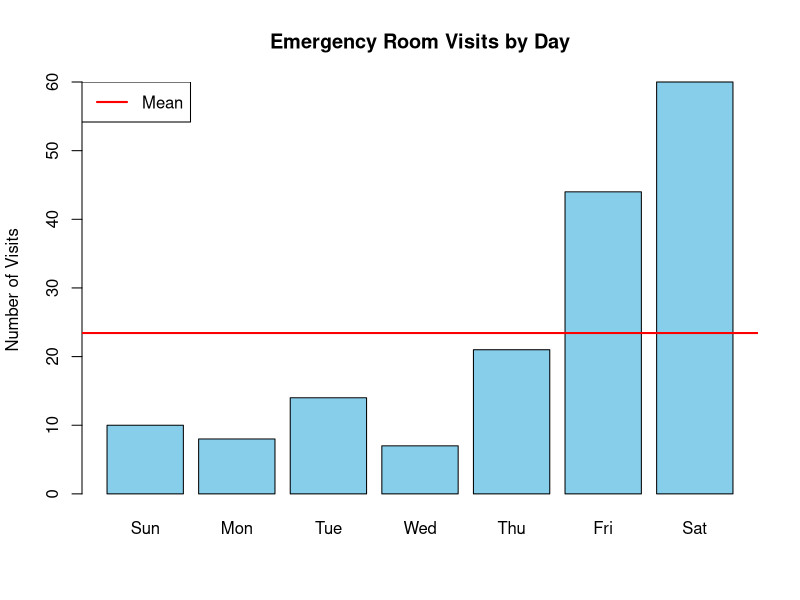
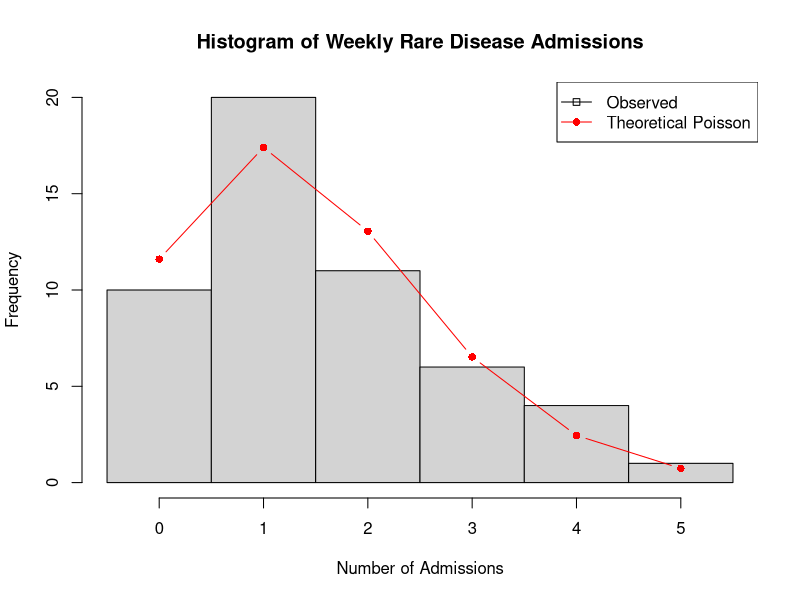
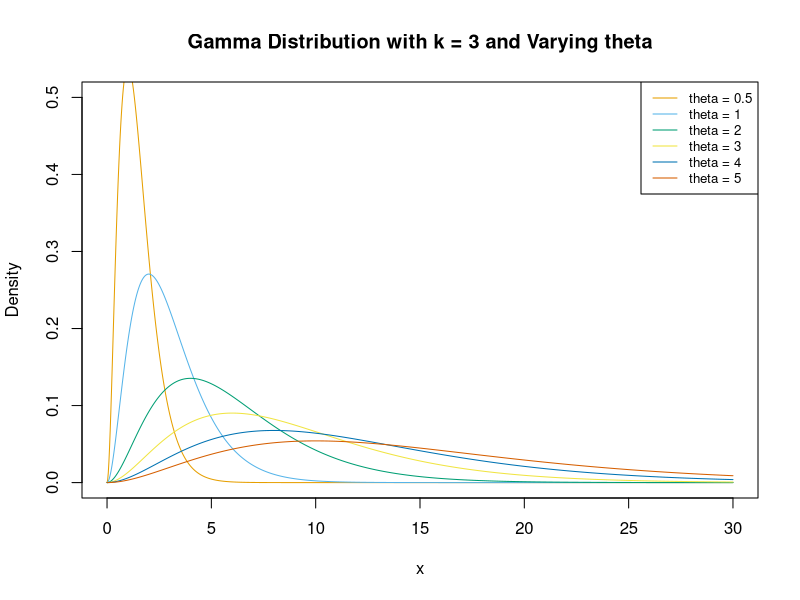

These figures' R source, in order:
## ---- chunk 1
knitr::opts_chunk$set(echo = TRUE)
## ---- chunk 2
# Data
er_visits <- c(10, 8, 14, 7, 21, 44, 60)
days <- c("Sun", "Mon", "Tue", "Wed", "Thu", "Fri", "Sat")

# Basic statistics
mean_visits <- mean(er_visits)
var_visits <- var(er_visits)

# Print results
cat("Mean of visits:", round(mean_visits, 2), "\n")
cat("Variance of visits:", round(var_visits, 2), "\n")

# Plot the data
barplot(er_visits, names.arg = days, main = "Emergency Room Visits by Day",
        ylab = "Number of Visits", col = "skyblue")

# Add a line for the mean
abline(h = mean_visits, col = "red", lwd = 2)
legend("topleft", legend = "Mean", col = "red", lwd = 2)
## ---- chunk 3
set.seed(123)
weeks <- 52
lambda <- 1.5  # Average 1.5 admissions per week for the rare disease
rare_disease_admissions <- rpois(weeks, lambda)

# Basic statistics
mean_admissions <- mean(rare_disease_admissions)
var_admissions <- var(rare_disease_admissions)

# Print results
cat("Mean of admissions:", round(mean_admissions, 2), "\n")
cat("Variance of admissions:", round(var_admissions, 2), "\n")

# Plot the data
hist(rare_disease_admissions, breaks = seq(-0.5, max(rare_disease_admissions) + 0.5, by = 1),
     main = "Histogram of Weekly Rare Disease Admissions",
     xlab = "Number of Admissions", ylab = "Frequency")

# Overlay Poisson distribution
x <- 0:max(rare_disease_admissions)
lines(x, dpois(x, lambda) * weeks, col = "red", type = "b", pch = 16)
legend("topright", legend = c("Observed", "Theoretical Poisson"),
       col = c("black", "red"), lty = 1, pch = c(22, 16))
## ---- chunk 4
# Set parameters
k <- 3  # Shape parameter
theta <- c(0.5, 1, 2, 3, 4, 5)  # Scale parameters
colors <- c("#E69F00", "#56B4E9", "#009E73", "#F0E442", "#0072B2", "#D55E00")

# Create x values
x <- seq(0, 30, length.out = 1000)

# Plot
plot(x, dgamma(x, shape = k, scale = theta[1]), type = "l", col = colors[1],
     main = "Gamma Distribution with k = 3 and Varying theta",
     xlab = "x", ylab = "Density", ylim = c(0, 0.5))

# Add lines for other scale parameters
for (i in 2:length(theta)) {
  lines(x, dgamma(x, shape = k, scale = theta[i]), col = colors[i])
}

# Add legend
legend("topright", legend = paste("theta =", theta), col = colors, lty = 1, cex = 0.8)
